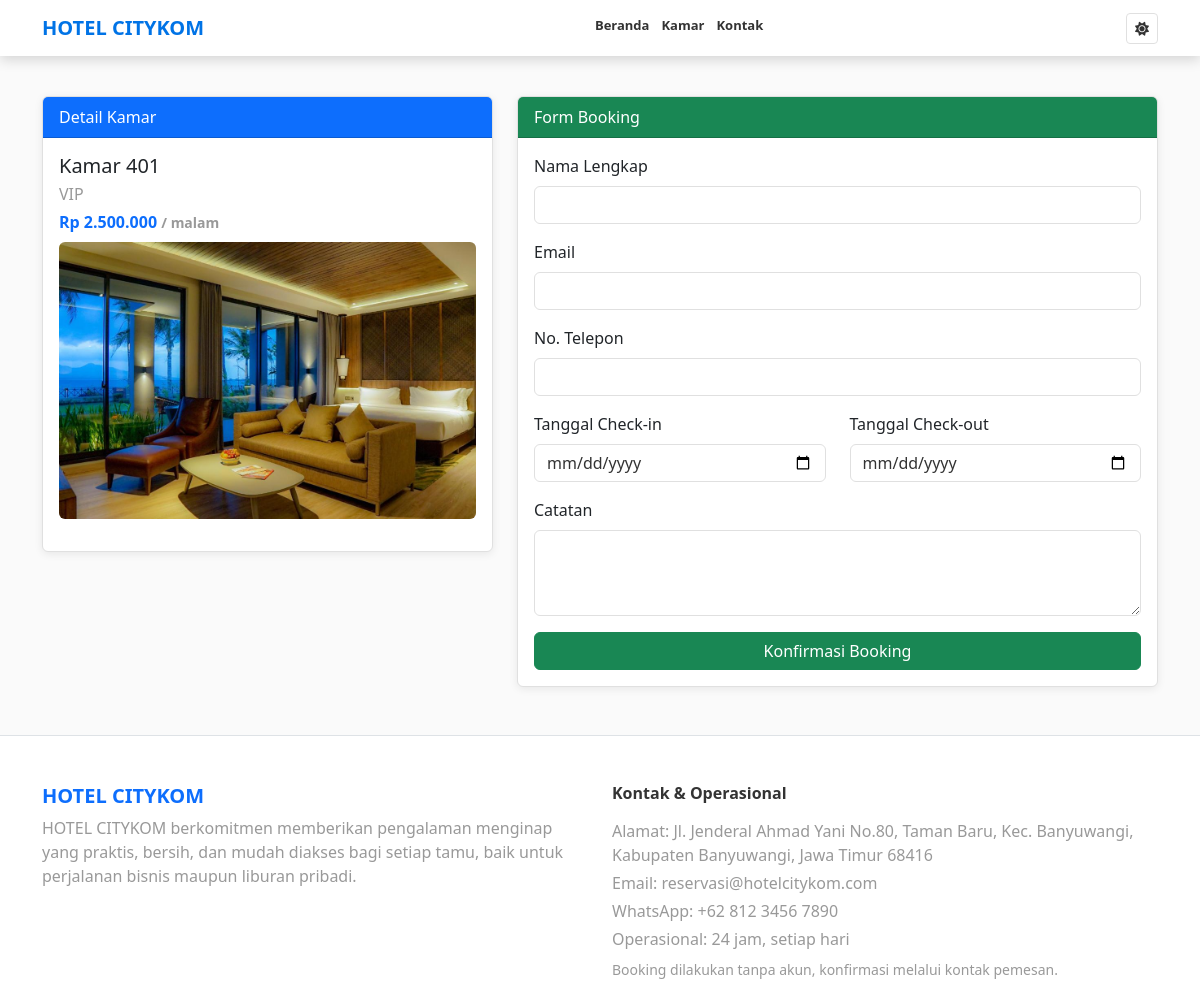
The app's page /booking/4, older data.
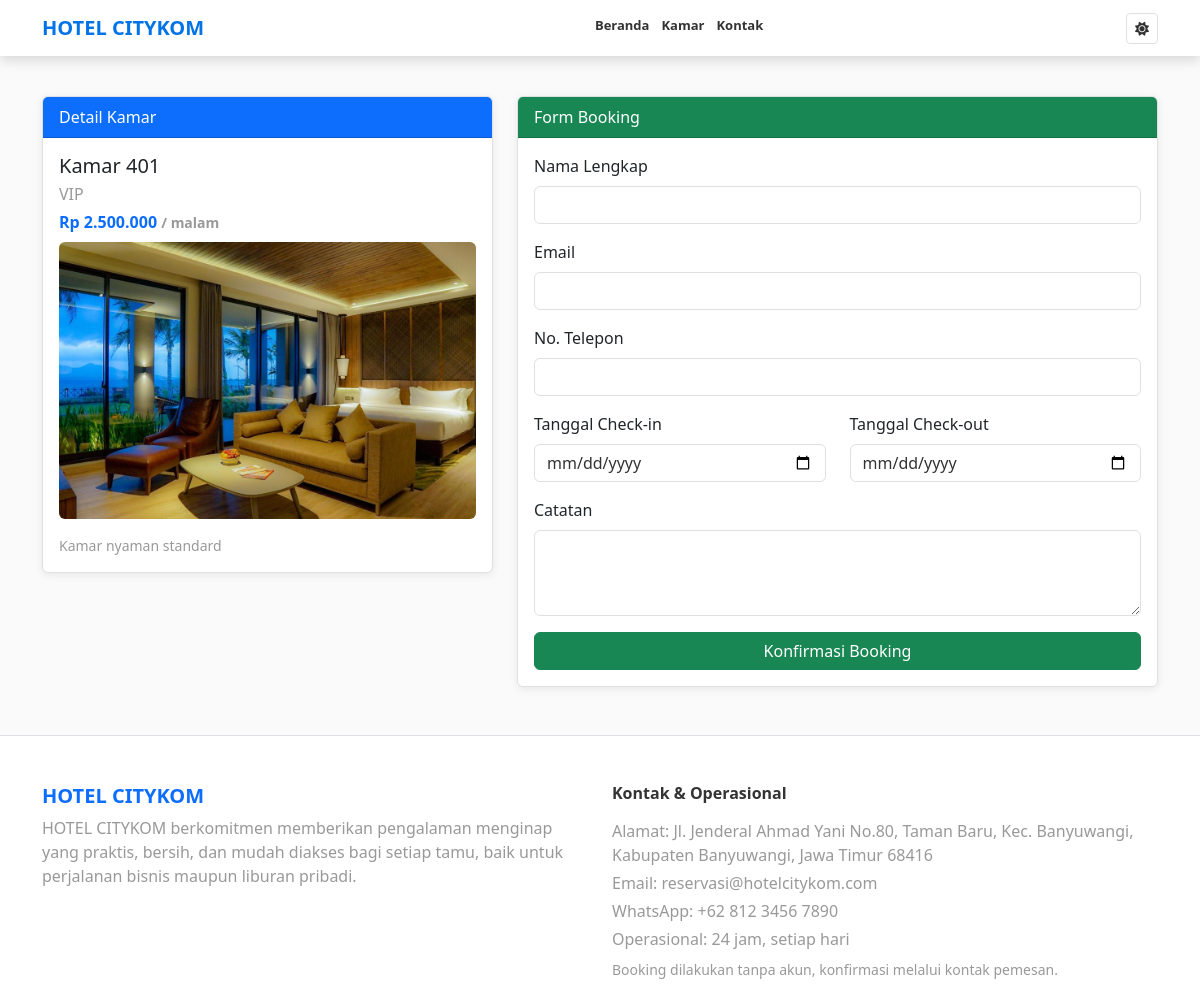
The same page, newer data.
### tables this page shows
CREATE TABLE kamar (
            id_kamar INTEGER PRIMARY KEY AUTOINCREMENT,
            nomor_kamar TEXT NOT NULL,
            tipe_kamar TEXT NOT NULL,
            harga_per_malam INTEGER NOT NULL,
            status TEXT NOT NULL,
            deskripsi TEXT,
            filename TEXT
        );

### app.py (the view, shortened to what this page needs)
@app.route("/booking/<int:id_kamar>", methods=["GET", "POST"])
def user_booking(id_kamar):
    conn = get_db()
    cur = conn.cursor()
    cur.execute("SELECT * FROM kamar WHERE id_kamar = ?", (id_kamar,))
    kamar = cur.fetchone()
    if not kamar:
        conn.close()
        return redirect(url_for("user_index"))
    conn.close()
    return render_template("user/booking.html", kamar=kamar, show_payment_modal=False)

### app.py (called while the page is built)
@app.template_filter("rupiah")
def rupiah_filter(value):
    try:
        amount = float(value)
    except (TypeError, ValueError):
        return value
    return ("Rp " + format(int(round(amount)), ",")).replace(",", ".")

def get_db():
    conn = sqlite3.connect(DB_FILE)
    conn.row_factory = sqlite3.Row
    return conn

### templates/user/booking.html (shortened to what the changed rows need)
<!DOCTYPE html>
<html lang="en">
<head>
<link href="https://cdn.jsdelivr.net/npm/bootstrap@5.3.0/dist/css/bootstrap.min.css" rel="stylesheet">
<link rel="stylesheet" href="https://cdnjs.cloudflare.com/ajax/libs/font-awesome/6.4.0/css/all.min.css">
<link rel="stylesheet" href="{{ url_for('static', filename='css/theme.css') }}">
</head>
<body>
<div class="container mt-4 mb-5">
  <div class="row g-4">
    <div class="col-12 col-md-5">
      <div class="card shadow-sm">
        <div class="card-body">
          {% if kamar %}
          <h5 class="card-title mb-1">Kamar {{ kamar['nomor_kamar'] }}</h5>
          <p class="mb-1 text-muted">{{ kamar['tipe_kamar'] }}</p>
          <p class="mb-2 fw-bold text-primary">{{ kamar['harga_per_malam']|rupiah }} <small class="text-muted">/ malam</small></p>
          {% if kamar['filename'] %}
          <img src="{{ url_for('static', filename='images/kamar/' ~ kamar['filename']) }}" alt="Kamar {{ kamar['tipe_kamar'] }}" class="img-fluid rounded mb-3">
          {% endif %}
          <p class="small text-muted mb-0">{{ kamar['deskripsi'] }}</p>
          {% else %}
          <p class="mb-0">Data kamar tidak ditemukan.</p>
          {% endif %}
        </div>
      </div>
    </div>
  </div>
</div>
</body>
</html>

Row changes from the older to the newer data that the page shows:
changed kamar "VIP": deskripsi (not shown) → "Kamar nyaman standard"
